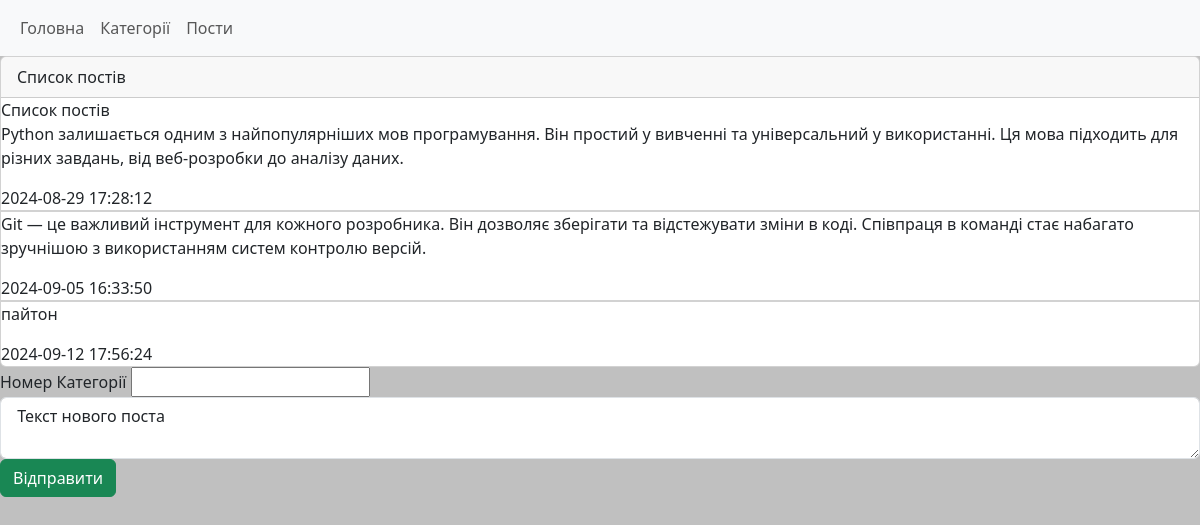
Screenshot of /categories/1 with the database file from the repository.
### tables this page shows
CREATE TABLE post (
    post_id INTEGER PRIMARY KEY AUTOINCREMENT,
    category_id INTEGER,
    text TEXT,
    datetime TEXT DEFAULT CURRENT_TIMESTAMP,
    FOREIGN KEY(category_id) REFERENCES category(category_id)
);

### main.py (the view)
@app.route("/categories/<id>", methods=["GET","POST"])
def posts_by_category(id):
    if request.method == "POST":
        category_id = request.form.get("category_id")
        text = request.form.get("text")
        db.addPost(category_id, text)
        return redirect(f"/categories/{id}")
    return render_template("post_list.html",
                            post_list=db.getPostsByCategory(id))

### db.py (called while the page is built)
def open():
    global conn, cursor
    conn = sqlite3.connect(db_name)
    cursor = conn.cursor()

def close():
    cursor.close()
    conn.close()

def getPostsByCategory(category_id):
    open()
    cursor.execute("SELECT * FROM post WHERE category_id = ?;", [category_id])
    res = cursor.fetchall()
    close()
    return res

### templates/post_list.html
{% extends 'base.html' %}
{% block content %}
<div class="card">
    <div class="card-header">
        Список постів
    </div>
    Список постів
    {% for p in post_list %}
    <li class="list-group list-group-flush">
        <p>
            {{p[2]}}
        </p>
        <span>{{p[-1]}}</span>
        </li>
    {%endfor%}
</div>
<div class="mb-3">
    <form method="post">
        <label>Номер Категорії</label>
        <input type="number" name="category_id">
        <textarea class="form-control" name="text"> Текст нового поста </textarea>
        <input type="submit" value="Відправити" class="btn btn-success">
    </form>
</div>
{% endblock %}

### static/style.css (style rules this page uses)
body { background: #c0c0c0; }

### rows the page displays
post: text "Python залишається одним з найпопулярніших мов програмування. Він простий у вивченні та універсальний у використанні. Ця мова підходить для різних завдань, від веб-розробки до аналізу даних.", datetime "2024-08-29 17:28:12"
post: text "Git — це важливий інструмент для кожного розробника. Він дозволяє зберігати та відстежувати зміни в коді. Співпраця в команді стає набагато зручнішою з використанням систем контролю версій.", datetime "2024-09-05 16:33:50"
post: text "пайтон", datetime "2024-09-12 17:56:24"
